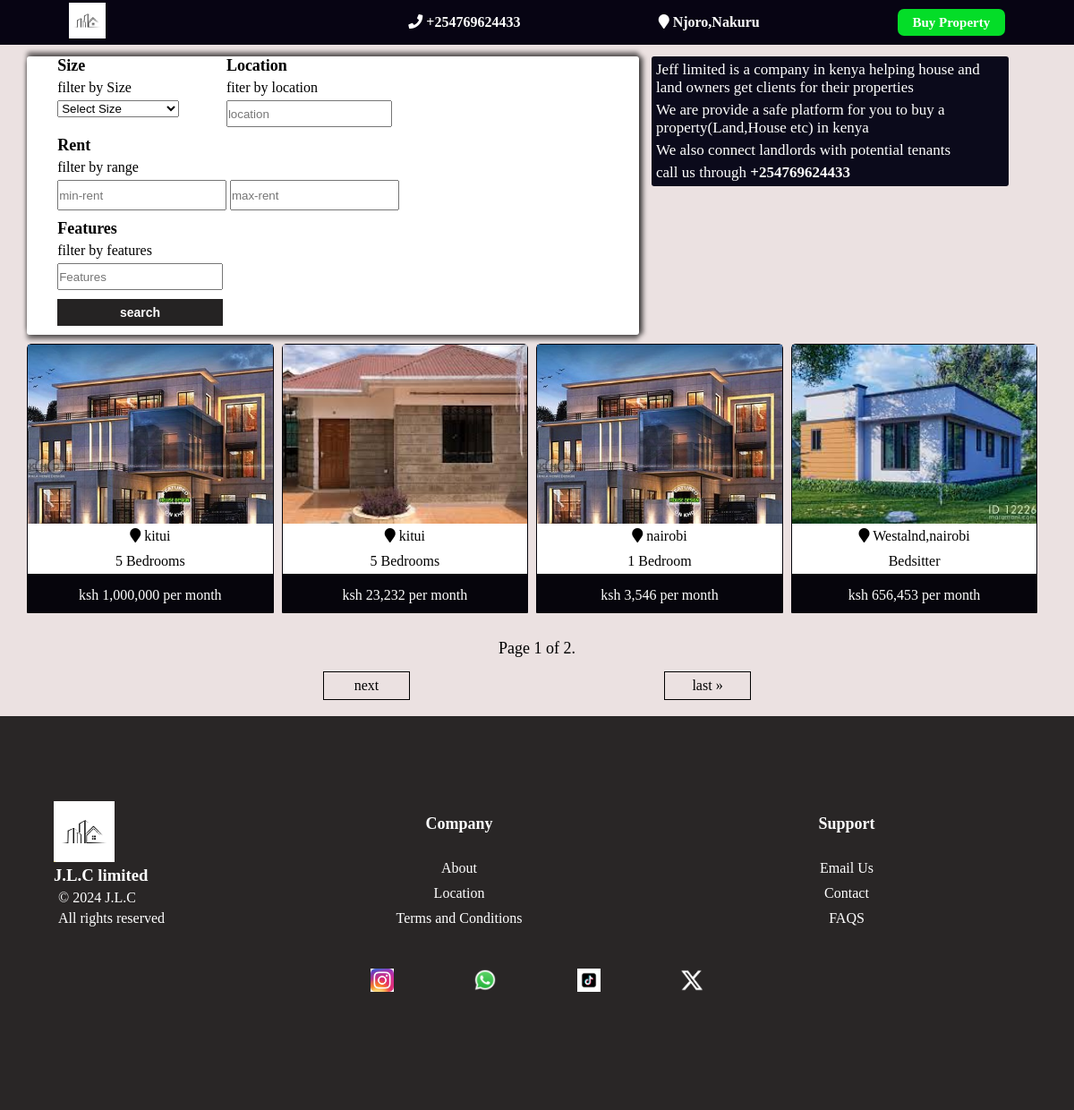
Page /view_property on the committed database.
### app/models.py (models this page shows, shortened)
class Property_for_renting(models.Model):
    owner = models.ForeignKey(Profile,on_delete=models.CASCADE)
    apartment_name = models.CharField( max_length=500,null=True)
    size_choices=(
        ('single room' , 'single room'),
        ('Double room' , 'Double room'),
        ('Bedsitter' , 'Bedsitter'),
        ('1 Bedroom' , '1 Bedroom'),
        ('2 Bedrooms' , '2 Bedrooms'),
        ('3 Bedrooms' , '3 Bedrooms'),
        ('4 Bedrooms' , '4 Bedrooms'),
        ('5 Bedrooms' , '5 Bedrooms'),
        ('Above 5 Bedrooms' , 'Above 5 Bedrooms'),
    )
    size = models.CharField(choices=size_choices , max_length=50)
    features= models.TextField()
    location = models.CharField(max_length=1000)
    pin_location = models.CharField(null=True,blank=True,max_length=1000)
    main_image = models.ImageField(upload_to='images/' ,null=True)
    video = models.FileField(upload_to='videos/',blank=True, null=True)
    price = models.IntegerField()
    deposit = models.IntegerField(null=True,default=0)
    water_fee = models.IntegerField(null=True,default=0)
    garbage_fee = models.IntegerField(null=True,default=0)
    landlord_contact = models.CharField(max_length=20,null=True)
    caretaker_contact = models.CharField(max_length=20,blank=True,null=True)
    agent_name =  models.CharField(max_length=2000,blank=True,null=True)
    agent_contact =  models.CharField(max_length=20,blank=True,null=True)
    id_photo_front = models.ImageField(upload_to='images/' ,null=True)
    id_photo_back = models.ImageField(upload_to='images/' ,null=True)
    posted = models.DateTimeField(auto_now=True)
    is_available = models.BooleanField(default=True)

### app/views.py (the view)
# urls.py: path('view_property',views.view_properties,name='view_property'),
def view_properties(request):
     rentals = Property_for_renting.objects.all()
     paginator = Paginator(rentals, 4)
     page = request.GET.get('page')
     try:
          rentals = paginator.page(page)
     except PageNotAnInteger:
          rentals = paginator.page(1)
     except EmptyPage:
          rentals = paginator.page(paginator.num_pages)
     return render (request , 'rentals.html',{'rentals':rentals})

### templates/rentals.html (shortened to what this page needs)
{% extends 'header.html'%}
{% load static %}
{% load humanize %}
{%block content%}
<!DOCTYPE html>
<html lang="en">
<head>
    <link rel="stylesheet" href="{% static 'rentals.css' %}">
</head>
</head>
<body>
    <div class="main-container">
        <div class="search-container">
            <div class="form">
                <form method="POST" action="/search_rentals">
                    <div class="size">
                        <label for="Size">Size </label>
                        <span>filter by Size</span>
                        <select name="Size" id="size-filter">
                            <option value="">Select Size</option>
                        </select>
                    </div>
                    <div class="location">
                        <label for="search-location">Location </label>
                        <span>fiter by location</span>
                        <input type="search" name="location" placeholder="location">
                    </div>
                    <label for="Rent">Rent </label>
                    <span>filter by range</span>
                    <input type="number" class="min-rent" name="min-rent" placeholder="min-rent">
                    <input type="number" class="max-rent" name="max-rent" placeholder="max-rent">
                    <label for="Features">Features </label>
                    <span>filter by features</span>
                    <input type="search" name="Features" placeholder="Features">
                    <input type="submit" class="search-btn" value="search">
                </form>
            </div>
        </div>
        <div class="adverts">
            <p>Jeff limited is a company in kenya helping house and land owners get clients for their properties</p>
            <p>We are provide a safe platform for you to buy a property(Land,House etc) in kenya</p>
            <p>We also connect landlords with potential tenants </p>
            <p>call us through <b>+254769624433</b></p>
        </div>
        {% for rental in rentals reversed %}
        <a href="/property_details/{{rental.id}}">
            <div class="houses-container">
                {% if rental.main_image %}
                <div class="photo">
                    <img src="{{ rental.main_image.url }}">
               </div>
               {% endif %}
                <div class="details">
                     <p><i class="fa fa-map-marker" aria-hidden="true"></i> {{rental.location}}</p>
                     <p>{{rental.size}}</p>
                </div>
                <div class="cost">
                     <p style="padding-top: 5px;">ksh {{ rental.price|intcomma }} per month</p>
                </div>
             </div>
        </a>
        {% endfor %}
        <div class="pagination">
            <span class="step-links">
                <span class="current">
                    Page {{ rentals.number }} of {{ rentals.paginator.num_pages }}.
                </span>
                <ul>
                    {% if rentals.has_next %}
                    <a href="?page={{ rentals.next_page_number }}">
                       <li>next</li>
                    </a>
                    <a href="?page={{ rentals.paginator.num_pages }}">
                        <li>last &raquo;</li>
                    </a>
                    {% endif %}
                </ul>
            </span>
        </div>
    </div>
    {% endblock %}

### static/header.css (style rules this page uses)
body { padding: 0; margin: 0; height: 100%; }
a { text-decoration: none; }

### static/rentals.css (style rules this page uses)
* { padding: 0; margin: 0; }
body { background-color: rgb(235, 225, 225); }
.main-container { width: 95%; margin-left: auto; margin-right: auto; margin-top: 53px; position: relative; }
.main-container a { color: black; }
.search-container { background-color: white; width: 60%; height: auto; margin-bottom: 10px; margin-top: 10px; display: inline-block; border-radius: 3px; box-shadow: 5px 0 5px rgba(0, 0, 0, 0.5), 0 -5px 5px rgba(0, 0, 0, 0.5), 0 5px 5px rgba(0, 0, 0, 0.5); }
.adverts { background-color: rgb(11, 10, 27); color: white; display: inline-block; margin-left: 10px; margin-top: 10px; vertical-align: top; width: 35%; font-size: 17px; border-radius: 3px; }
p { margin: 5px; }
.size , .location { display: inline-block; width: 30%; }
.size { vertical-align: top; }
.size input , .location input { width: 100%; }
.min-rent , .max-rent { display: inline-block; width: 30%; }
input { display: block; width: 30%; height: 30px; justify-content: center; margin-bottom: 10px; }
label { display: block; font-weight: bold; font-size: 18px; }
span { display: block; padding: 5px 0; }
.search-btn { background-color: rgb(37, 35, 35); color: white; border: none; font-weight: bold; font-size: 14px; }
form { width: 90%; margin-left: auto; margin-right: auto; }
.houses-container { background-color: white; width: 24%; display: inline-block; border-top-left-radius: 5px; border-top-right-radius: 5px; margin-bottom: 5px; margin-right: 5px; border: 1px solid rgb(6, 5, 12); vertical-align: top; }
.photo { width: 100%; height: 200px; overflow: hidden; position: relative; }
.photo img { width: 100%; height: 100%; object-fit: cover; }
.details { display: flex; flex-direction: column; width: 100%; text-align: center; margin-left: auto; margin-right: auto; }
.cost { width: 100%; color: white; border: none; background-color: rgb(6, 5, 12); height: 43px; display: flex; justify-content: center; align-items: center; text-align: center; }
.pagination { width: 60%; margin-top: 10px; margin-left: auto; margin-right: auto; margin-bottom: 10px; }
.current { font-size: large; margin-bottom: 10px; }
.step-links { display: flex; flex-direction: column; align-items: center; justify-content: center; height: 10vh; }
.step-links ul a { display: flex; align-items: center; justify-content: center; list-style: none; border: 1px solid black; height: 30px; width: 20%; }
.step-links ul { display: flex; justify-content: space-between; align-items: center; width: 70%; }

### rows in the picture
Property_for_renting: main_image (picture), location "kitui", size "5 Bedrooms", price "1,000,000"
Property_for_renting: main_image (picture), location "kitui", size "5 Bedrooms", price "23,232"
Property_for_renting: main_image (picture), location "nairobi", size "1 Bedroom", price "3,546"
Property_for_renting: main_image (picture), location "Westalnd,nairobi", size "Bedsitter", price "656,453"

### other values in the picture
{{ rentals.number }} "1"
{{ rentals.paginator.num_pages }} "2"
